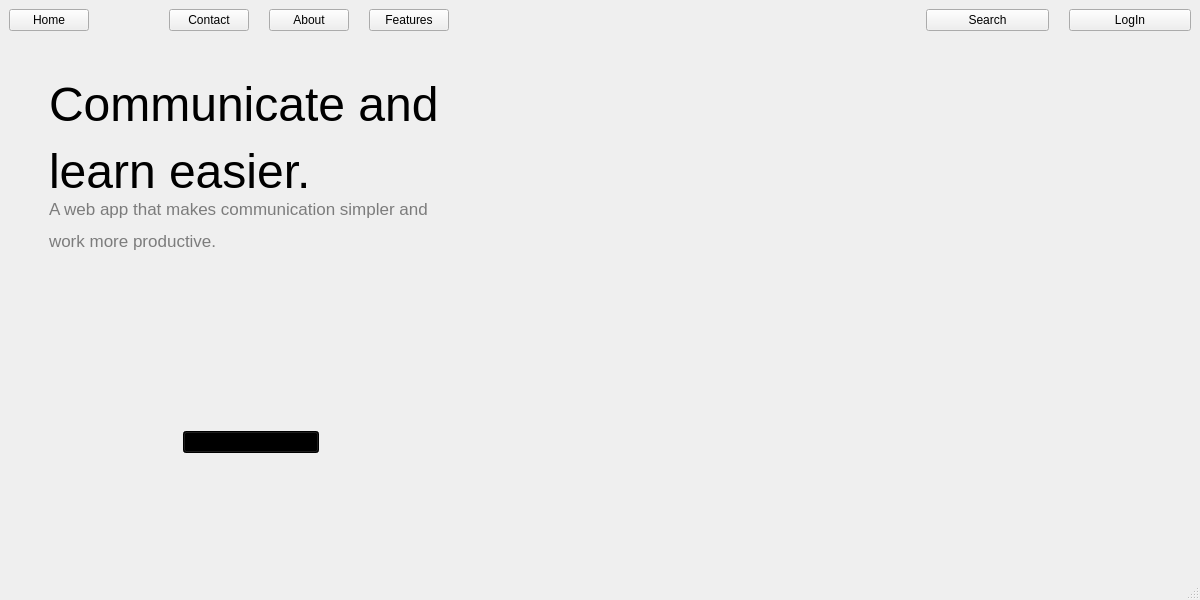
<?xml version="1.0" encoding="UTF-8"?>
<ui version="4.0">
 <class>MainWindow</class>
 <widget class="QMainWindow" name="MainWindow">
  <property name="enabled">
   <bool>true</bool>
  </property>
  <property name="geometry">
   <rect>
    <x>0</x>
    <y>0</y>
    <width>1200</width>
    <height>600</height>
   </rect>
  </property>
  <property name="windowTitle">
   <string>MainWindow</string>
  </property>
  <property name="tabShape">
   <enum>QTabWidget::Rounded</enum>
  </property>
  <widget class="QWidget" name="centralwidget">
   <property name="sizePolicy">
    <sizepolicy hsizetype="Fixed" vsizetype="Preferred">
     <horstretch>0</horstretch>
     <verstretch>0</verstretch>
    </sizepolicy>
   </property>
   <layout class="QVBoxLayout" name="verticalLayout">
    <item>
     <layout class="QHBoxLayout" name="horizontalLayout_3" stretch="0,0,15,5">
      <property name="spacing">
       <number>0</number>
      </property>
      <property name="rightMargin">
       <number>0</number>
      </property>
      <item>
       <widget class="QPushButton" name="button_home">
        <property name="text">
         <string>Home</string>
        </property>
       </widget>
      </item>
      <item>
       <spacer name="horizontalSpacer_7">
        <property name="orientation">
         <enum>Qt::Horizontal</enum>
        </property>
        <property name="sizeType">
         <enum>QSizePolicy::Fixed</enum>
        </property>
        <property name="sizeHint" stdset="0">
         <size>
          <width>40</width>
          <height>20</height>
         </size>
        </property>
       </spacer>
      </item>
      <item>
       <layout class="QHBoxLayout" name="horizontalLayout" stretch="0,0,0,0,0">
        <property name="spacing">
         <number>20</number>
        </property>
        <property name="leftMargin">
         <number>0</number>
        </property>
        <property name="rightMargin">
         <number>0</number>
        </property>
        <item>
         <spacer name="horizontalSpacer_8">
          <property name="orientation">
           <enum>Qt::Horizontal</enum>
          </property>
          <property name="sizeType">
           <enum>QSizePolicy::Fixed</enum>
          </property>
          <property name="sizeHint" stdset="0">
           <size>
            <width>40</width>
            <height>20</height>
           </size>
          </property>
         </spacer>
        </item>
        <item>
         <widget class="QPushButton" name="button_contact">
          <property name="sizePolicy">
           <sizepolicy hsizetype="Fixed" vsizetype="Fixed">
            <horstretch>0</horstretch>
            <verstretch>0</verstretch>
           </sizepolicy>
          </property>
          <property name="text">
           <string>Contact</string>
          </property>
         </widget>
        </item>
        <item>
         <widget class="QPushButton" name="button_about">
          <property name="sizePolicy">
           <sizepolicy hsizetype="Fixed" vsizetype="Fixed">
            <horstretch>0</horstretch>
            <verstretch>0</verstretch>
           </sizepolicy>
          </property>
          <property name="text">
           <string>About</string>
          </property>
         </widget>
        </item>
        <item>
         <widget class="QPushButton" name="button_features">
          <property name="sizePolicy">
           <sizepolicy hsizetype="Fixed" vsizetype="Fixed">
            <horstretch>0</horstretch>
            <verstretch>0</verstretch>
           </sizepolicy>
          </property>
          <property name="text">
           <string>Features</string>
          </property>
         </widget>
        </item>
        <item>
         <spacer name="horizontalSpacer_6">
          <property name="orientation">
           <enum>Qt::Horizontal</enum>
          </property>
          <property name="sizeType">
           <enum>QSizePolicy::MinimumExpanding</enum>
          </property>
          <property name="sizeHint" stdset="0">
           <size>
            <width>40</width>
            <height>20</height>
           </size>
          </property>
         </spacer>
        </item>
       </layout>
      </item>
      <item>
       <layout class="QHBoxLayout" name="horizontalLayout_2">
        <property name="spacing">
         <number>20</number>
        </property>
        <item>
         <widget class="QPushButton" name="button_search">
          <property name="text">
           <string>Search</string>
          </property>
         </widget>
        </item>
        <item>
         <widget class="QPushButton" name="button_log_in">
          <property name="text">
           <string>LogIn</string>
          </property>
         </widget>
        </item>
       </layout>
      </item>
     </layout>
    </item>
    <item>
     <layout class="QGridLayout" name="gridLayout" rowstretch="0,0,0,0,0,0">
      <property name="horizontalSpacing">
       <number>20</number>
      </property>
      <property name="verticalSpacing">
       <number>0</number>
      </property>
      <item row="1" column="1" colspan="3">
       <widget class="QLabel" name="label_main_text">
        <property name="sizePolicy">
         <sizepolicy hsizetype="Preferred" vsizetype="Preferred">
          <horstretch>0</horstretch>
          <verstretch>0</verstretch>
         </sizepolicy>
        </property>
        <property name="font">
         <font>
          <pointsize>36</pointsize>
          <weight>50</weight>
          <italic>false</italic>
          <bold>false</bold>
         </font>
        </property>
        <property name="text">
         <string>&lt;html&gt;&lt;head/&gt;&lt;body&gt;&lt;p&gt;Communicate and &lt;/p&gt;&lt;p&gt;learn easier.&lt;/p&gt;&lt;/body&gt;&lt;/html&gt;</string>
        </property>
        <property name="scaledContents">
         <bool>false</bool>
        </property>
        <property name="alignment">
         <set>Qt::AlignLeading|Qt::AlignLeft|Qt::AlignTop</set>
        </property>
       </widget>
      </item>
      <item row="4" column="4">
       <spacer name="horizontalSpacer_4">
        <property name="orientation">
         <enum>Qt::Horizontal</enum>
        </property>
        <property name="sizeHint" stdset="0">
         <size>
          <width>40</width>
          <height>20</height>
         </size>
        </property>
       </spacer>
      </item>
      <item row="2" column="1" colspan="3">
       <widget class="QLabel" name="label_description">
        <property name="palette">
         <palette>
          <active>
           <colorrole role="WindowText">
            <brush brushstyle="SolidPattern">
             <color alpha="255">
              <red>124</red>
              <green>124</green>
              <blue>124</blue>
             </color>
            </brush>
           </colorrole>
           <colorrole role="Text">
            <brush brushstyle="SolidPattern">
             <color alpha="255">
              <red>0</red>
              <green>0</green>
              <blue>0</blue>
             </color>
            </brush>
           </colorrole>
           <colorrole role="PlaceholderText">
            <brush brushstyle="SolidPattern">
             <color alpha="128">
              <red>0</red>
              <green>0</green>
              <blue>0</blue>
             </color>
            </brush>
           </colorrole>
          </active>
          <inactive>
           <colorrole role="WindowText">
            <brush brushstyle="SolidPattern">
             <color alpha="255">
              <red>124</red>
              <green>124</green>
              <blue>124</blue>
             </color>
            </brush>
           </colorrole>
           <colorrole role="Text">
            <brush brushstyle="SolidPattern">
             <color alpha="255">
              <red>0</red>
              <green>0</green>
              <blue>0</blue>
             </color>
            </brush>
           </colorrole>
           <colorrole role="PlaceholderText">
            <brush brushstyle="SolidPattern">
             <color alpha="128">
              <red>0</red>
              <green>0</green>
              <blue>0</blue>
             </color>
            </brush>
           </colorrole>
          </inactive>
          <disabled>
           <colorrole role="WindowText">
            <brush brushstyle="SolidPattern">
             <color alpha="255">
              <red>120</red>
              <green>120</green>
              <blue>120</blue>
             </color>
            </brush>
           </colorrole>
           <colorrole role="Text">
            <brush brushstyle="SolidPattern">
             <color alpha="255">
              <red>120</red>
              <green>120</green>
              <blue>120</blue>
             </color>
            </brush>
           </colorrole>
           <colorrole role="PlaceholderText">
            <brush brushstyle="SolidPattern">
             <color alpha="128">
              <red>0</red>
              <green>0</green>
              <blue>0</blue>
             </color>
            </brush>
           </colorrole>
          </disabled>
         </palette>
        </property>
        <property name="font">
         <font>
          <pointsize>13</pointsize>
         </font>
        </property>
        <property name="text">
         <string>&lt;html&gt;&lt;head/&gt;&lt;body&gt;&lt;p&gt;A web app that makes communication simpler and&lt;/p&gt;&lt;p&gt;work more productive.&lt;/p&gt;&lt;/body&gt;&lt;/html&gt;</string>
        </property>
        <property name="alignment">
         <set>Qt::AlignLeading|Qt::AlignLeft|Qt::AlignTop</set>
        </property>
       </widget>
      </item>
      <item row="4" column="2">
       <widget class="QPushButton" name="button_create_account">
        <property name="sizePolicy">
         <sizepolicy hsizetype="Fixed" vsizetype="Fixed">
          <horstretch>0</horstretch>
          <verstretch>0</verstretch>
         </sizepolicy>
        </property>
        <property name="palette">
         <palette>
          <active>
           <colorrole role="WindowText">
            <brush brushstyle="SolidPattern">
             <color alpha="255">
              <red>0</red>
              <green>0</green>
              <blue>0</blue>
             </color>
            </brush>
           </colorrole>
           <colorrole role="Button">
            <brush brushstyle="SolidPattern">
             <color alpha="255">
              <red>0</red>
              <green>0</green>
              <blue>0</blue>
             </color>
            </brush>
           </colorrole>
           <colorrole role="Light">
            <brush brushstyle="SolidPattern">
             <color alpha="255">
              <red>0</red>
              <green>0</green>
              <blue>0</blue>
             </color>
            </brush>
           </colorrole>
           <colorrole role="Midlight">
            <brush brushstyle="SolidPattern">
             <color alpha="255">
              <red>0</red>
              <green>0</green>
              <blue>0</blue>
             </color>
            </brush>
           </colorrole>
           <colorrole role="Dark">
            <brush brushstyle="SolidPattern">
             <color alpha="255">
              <red>0</red>
              <green>0</green>
              <blue>0</blue>
             </color>
            </brush>
           </colorrole>
           <colorrole role="Mid">
            <brush brushstyle="SolidPattern">
             <color alpha="255">
              <red>0</red>
              <green>0</green>
              <blue>0</blue>
             </color>
            </brush>
           </colorrole>
           <colorrole role="Text">
            <brush brushstyle="SolidPattern">
             <color alpha="255">
              <red>0</red>
              <green>0</green>
              <blue>0</blue>
             </color>
            </brush>
           </colorrole>
           <colorrole role="BrightText">
            <brush brushstyle="SolidPattern">
             <color alpha="255">
              <red>0</red>
              <green>0</green>
              <blue>0</blue>
             </color>
            </brush>
           </colorrole>
           <colorrole role="ButtonText">
            <brush brushstyle="SolidPattern">
             <color alpha="255">
              <red>0</red>
              <green>0</green>
              <blue>0</blue>
             </color>
            </brush>
           </colorrole>
           <colorrole role="Base">
            <brush brushstyle="SolidPattern">
             <color alpha="255">
              <red>0</red>
              <green>0</green>
              <blue>0</blue>
             </color>
            </brush>
           </colorrole>
           <colorrole role="Window">
            <brush brushstyle="SolidPattern">
             <color alpha="255">
              <red>0</red>
              <green>0</green>
              <blue>0</blue>
             </color>
            </brush>
           </colorrole>
           <colorrole role="Shadow">
            <brush brushstyle="SolidPattern">
             <color alpha="255">
              <red>0</red>
              <green>0</green>
              <blue>0</blue>
             </color>
            </brush>
           </colorrole>
           <colorrole role="AlternateBase">
            <brush brushstyle="SolidPattern">
             <color alpha="255">
              <red>0</red>
              <green>0</green>
              <blue>0</blue>
             </color>
            </brush>
           </colorrole>
           <colorrole role="ToolTipBase">
            <brush brushstyle="SolidPattern">
             <color alpha="255">
              <red>255</red>
              <green>255</green>
              <blue>220</blue>
             </color>
            </brush>
           </colorrole>
           <colorrole role="ToolTipText">
            <brush brushstyle="SolidPattern">
             <color alpha="255">
              <red>0</red>
              <green>0</green>
              <blue>0</blue>
             </color>
            </brush>
           </colorrole>
           <colorrole role="PlaceholderText">
            <brush brushstyle="SolidPattern">
             <color alpha="128">
              <red>0</red>
              <green>0</green>
              <blue>0</blue>
             </color>
            </brush>
           </colorrole>
          </active>
          <inactive>
           <colorrole role="WindowText">
            <brush brushstyle="SolidPattern">
             <color alpha="255">
              <red>0</red>
              <green>0</green>
              <blue>0</blue>
             </color>
            </brush>
           </colorrole>
           <colorrole role="Button">
            <brush brushstyle="SolidPattern">
             <color alpha="255">
              <red>0</red>
              <green>0</green>
              <blue>0</blue>
             </color>
            </brush>
           </colorrole>
           <colorrole role="Light">
            <brush brushstyle="SolidPattern">
             <color alpha="255">
              <red>0</red>
              <green>0</green>
              <blue>0</blue>
             </color>
            </brush>
           </colorrole>
           <colorrole role="Midlight">
            <brush brushstyle="SolidPattern">
             <color alpha="255">
              <red>0</red>
              <green>0</green>
              <blue>0</blue>
             </color>
            </brush>
           </colorrole>
           <colorrole role="Dark">
            <brush brushstyle="SolidPattern">
             <color alpha="255">
              <red>0</red>
              <green>0</green>
              <blue>0</blue>
             </color>
            </brush>
           </colorrole>
           <colorrole role="Mid">
            <brush brushstyle="SolidPattern">
             <color alpha="255">
              <red>0</red>
              <green>0</green>
              <blue>0</blue>
             </color>
            </brush>
           </colorrole>
           <colorrole role="Text">
            <brush brushstyle="SolidPattern">
             <color alpha="255">
              <red>0</red>
              <green>0</green>
              <blue>0</blue>
             </color>
            </brush>
           </colorrole>
           <colorrole role="BrightText">
            <brush brushstyle="SolidPattern">
             <color alpha="255">
              <red>0</red>
              <green>0</green>
              <blue>0</blue>
             </color>
            </brush>
           </colorrole>
           <colorrole role="ButtonText">
            <brush brushstyle="SolidPattern">
             <color alpha="255">
              <red>0</red>
              <green>0</green>
              <blue>0</blue>
             </color>
            </brush>
           </colorrole>
           <colorrole role="Base">
            <brush brushstyle="SolidPattern">
             <color alpha="255">
              <red>0</red>
              <green>0</green>
              <blue>0</blue>
             </color>
            </brush>
           </colorrole>
           <colorrole role="Window">
            <brush brushstyle="SolidPattern">
             <color alpha="255">
              <red>0</red>
              <green>0</green>
              <blue>0</blue>
             </color>
            </brush>
           </colorrole>
           <colorrole role="Shadow">
            <brush brushstyle="SolidPattern">
             <color alpha="255">
              <red>0</red>
              <green>0</green>
              <blue>0</blue>
             </color>
            </brush>
           </colorrole>
           <colorrole role="AlternateBase">
            <brush brushstyle="SolidPattern">
             <color alpha="255">
              <red>0</red>
              <green>0</green>
              <blue>0</blue>
             </color>
            </brush>
           </colorrole>
           <colorrole role="ToolTipBase">
            <brush brushstyle="SolidPattern">
             <color alpha="255">
              <red>255</red>
              <green>255</green>
              <blue>220</blue>
             </color>
            </brush>
           </colorrole>
           <colorrole role="ToolTipText">
            <brush brushstyle="SolidPattern">
             <color alpha="255">
              <red>0</red>
              <green>0</green>
              <blue>0</blue>
             </color>
            </brush>
           </colorrole>
           <colorrole role="PlaceholderText">
            <brush brushstyle="SolidPattern">
             <color alpha="128">
              <red>0</red>
              <green>0</green>
              <blue>0</blue>
             </color>
            </brush>
           </colorrole>
          </inactive>
          <disabled>
           <colorrole role="WindowText">
            <brush brushstyle="SolidPattern">
             <color alpha="255">
              <red>0</red>
              <green>0</green>
              <blue>0</blue>
             </color>
            </brush>
           </colorrole>
           <colorrole role="Button">
            <brush brushstyle="SolidPattern">
             <color alpha="255">
              <red>0</red>
              <green>0</green>
              <blue>0</blue>
             </color>
            </brush>
           </colorrole>
           <colorrole role="Light">
            <brush brushstyle="SolidPattern">
             <color alpha="255">
              <red>0</red>
              <green>0</green>
              <blue>0</blue>
             </color>
            </brush>
           </colorrole>
           <colorrole role="Midlight">
            <brush brushstyle="SolidPattern">
             <color alpha="255">
              <red>0</red>
              <green>0</green>
              <blue>0</blue>
             </color>
            </brush>
           </colorrole>
           <colorrole role="Dark">
            <brush brushstyle="SolidPattern">
             <color alpha="255">
              <red>0</red>
              <green>0</green>
              <blue>0</blue>
             </color>
            </brush>
           </colorrole>
           <colorrole role="Mid">
            <brush brushstyle="SolidPattern">
             <color alpha="255">
              <red>0</red>
              <green>0</green>
              <blue>0</blue>
             </color>
            </brush>
           </colorrole>
           <colorrole role="Text">
            <brush brushstyle="SolidPattern">
             <color alpha="255">
              <red>0</red>
              <green>0</green>
              <blue>0</blue>
             </color>
            </brush>
           </colorrole>
           <colorrole role="BrightText">
            <brush brushstyle="SolidPattern">
             <color alpha="255">
              <red>0</red>
              <green>0</green>
              <blue>0</blue>
             </color>
            </brush>
           </colorrole>
           <colorrole role="ButtonText">
            <brush brushstyle="SolidPattern">
             <color alpha="255">
              <red>0</red>
              <green>0</green>
              <blue>0</blue>
             </color>
            </brush>
           </colorrole>
           <colorrole role="Base">
            <brush brushstyle="SolidPattern">
             <color alpha="255">
              <red>0</red>
              <green>0</green>
              <blue>0</blue>
             </color>
            </brush>
           </colorrole>
           <colorrole role="Window">
            <brush brushstyle="SolidPattern">
             <color alpha="255">
              <red>0</red>
              <green>0</green>
              <blue>0</blue>
             </color>
            </brush>
           </colorrole>
           <colorrole role="Shadow">
            <brush brushstyle="SolidPattern">
             <color alpha="255">
              <red>0</red>
              <green>0</green>
              <blue>0</blue>
             </color>
            </brush>
           </colorrole>
           <colorrole role="AlternateBase">
            <brush brushstyle="SolidPattern">
             <color alpha="255">
              <red>0</red>
              <green>0</green>
              <blue>0</blue>
             </color>
            </brush>
           </colorrole>
           <colorrole role="ToolTipBase">
            <brush brushstyle="SolidPattern">
             <color alpha="255">
              <red>255</red>
              <green>255</green>
              <blue>220</blue>
             </color>
            </brush>
           </colorrole>
           <colorrole role="ToolTipText">
            <brush brushstyle="SolidPattern">
             <color alpha="255">
              <red>0</red>
              <green>0</green>
              <blue>0</blue>
             </color>
            </brush>
           </colorrole>
           <colorrole role="PlaceholderText">
            <brush brushstyle="SolidPattern">
             <color alpha="128">
              <red>255</red>
              <green>255</green>
              <blue>255</blue>
             </color>
            </brush>
           </colorrole>
          </disabled>
         </palette>
        </property>
        <property name="autoFillBackground">
         <bool>false</bool>
        </property>
        <property name="text">
         <string>Create a FREE account</string>
        </property>
       </widget>
      </item>
      <item row="5" column="2">
       <spacer name="verticalSpacer">
        <property name="orientation">
         <enum>Qt::Vertical</enum>
        </property>
        <property name="sizeType">
         <enum>QSizePolicy::MinimumExpanding</enum>
        </property>
        <property name="sizeHint" stdset="0">
         <size>
          <width>20</width>
          <height>40</height>
         </size>
        </property>
       </spacer>
      </item>
      <item row="1" column="5" rowspan="5">
       <widget class="QLabel" name="label_image">
        <property name="sizePolicy">
         <sizepolicy hsizetype="Ignored" vsizetype="Ignored">
          <horstretch>200</horstretch>
          <verstretch>200</verstretch>
         </sizepolicy>
        </property>
        <property name="maximumSize">
         <size>
          <width>16777215</width>
          <height>16777215</height>
         </size>
        </property>
        <property name="text">
         <string/>
        </property>
        <property name="pixmap">
         <pixmap>example_photo.jpg</pixmap>
        </property>
        <property name="scaledContents">
         <bool>true</bool>
        </property>
        <property name="alignment">
         <set>Qt::AlignCenter</set>
        </property>
       </widget>
      </item>
      <item row="1" column="0">
       <spacer name="horizontalSpacer_3">
        <property name="orientation">
         <enum>Qt::Horizontal</enum>
        </property>
        <property name="sizeHint" stdset="0">
         <size>
          <width>40</width>
          <height>20</height>
         </size>
        </property>
       </spacer>
      </item>
      <item row="1" column="6">
       <spacer name="horizontalSpacer_5">
        <property name="orientation">
         <enum>Qt::Horizontal</enum>
        </property>
        <property name="sizeHint" stdset="0">
         <size>
          <width>40</width>
          <height>20</height>
         </size>
        </property>
       </spacer>
      </item>
      <item row="3" column="2">
       <spacer name="verticalSpacer_2">
        <property name="orientation">
         <enum>Qt::Vertical</enum>
        </property>
        <property name="sizeType">
         <enum>QSizePolicy::MinimumExpanding</enum>
        </property>
        <property name="sizeHint" stdset="0">
         <size>
          <width>20</width>
          <height>40</height>
         </size>
        </property>
       </spacer>
      </item>
      <item row="4" column="1">
       <spacer name="horizontalSpacer">
        <property name="orientation">
         <enum>Qt::Horizontal</enum>
        </property>
        <property name="sizeType">
         <enum>QSizePolicy::Expanding</enum>
        </property>
        <property name="sizeHint" stdset="0">
         <size>
          <width>40</width>
          <height>20</height>
         </size>
        </property>
       </spacer>
      </item>
      <item row="0" column="1">
       <spacer name="verticalSpacer_3">
        <property name="orientation">
         <enum>Qt::Vertical</enum>
        </property>
        <property name="sizeType">
         <enum>QSizePolicy::Preferred</enum>
        </property>
        <property name="sizeHint" stdset="0">
         <size>
          <width>20</width>
          <height>40</height>
         </size>
        </property>
       </spacer>
      </item>
      <item row="4" column="3">
       <spacer name="horizontalSpacer_2">
        <property name="orientation">
         <enum>Qt::Horizontal</enum>
        </property>
        <property name="sizeHint" stdset="0">
         <size>
          <width>40</width>
          <height>20</height>
         </size>
        </property>
       </spacer>
      </item>
     </layout>
    </item>
   </layout>
  </widget>
  <widget class="QMenuBar" name="menubar">
   <property name="geometry">
    <rect>
     <x>0</x>
     <y>0</y>
     <width>1200</width>
     <height>21</height>
    </rect>
   </property>
  </widget>
  <widget class="QStatusBar" name="statusbar"/>
 </widget>
 <resources/>
 <connections/>
</ui>
